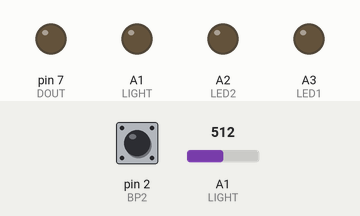
Simulated run of this sketch. Board: Arduino Nano, built with avr-gcc and run on an emulated ATmega328P. Parts: output pins drawn as LEDs (lit = HIGH). The test bench sets the inputs (shaded band); at power-on: pin 2 (BP2) HIGH, A1 (LIGHT) = 512.

Above: at 1.2 s.
1.3 s: pin 2 (BP2) pulled LOW for 0.15 s
At 2.31 s:
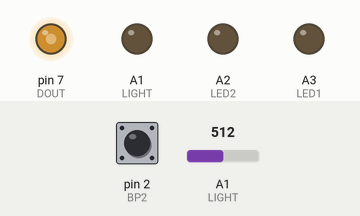
At 2.7 s:
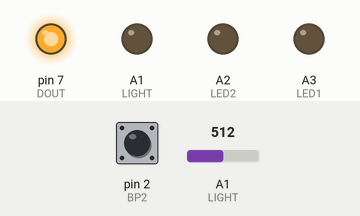
4.3 s: pin 2 (BP2) pulled LOW for 1 s
At 5.1 s:
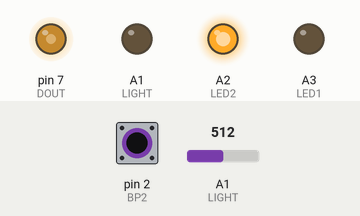
Timing chart, 0 to 7.3 s (numbered marks = the images above; inputs shaded):
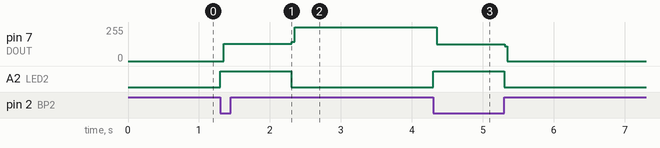

Measured:
- after the input at 1.3 s, pin 7 (DOUT): 0/255 → 128/255 after 0.05 s, → 255/255 0.96 s later; A2 (LED2): LOW → HIGH at once, → LOW 1.0 s later
- after the input at 4.3 s, pin 7 (DOUT): 255/255 → 127/255 after 0.05 s, → 0/255 0.96 s later; A2 (LED2): LOW → HIGH at once, → LOW 1.0 s later

The sketch:

partielT2.ino
```cpp
//-----------------------------------------------------------------------
//
//    DUT GEII TOULON Semestre 2 Info Embarquée
//
//    Partiel TP fin S2
//
//-----------------------------------------------------------------------

//-------------Nom des différentes broches de l'arduino Nano carte E&R S2
#define BP1 4
#define BP2 2
#define DOUT 7
#define LIGHT A1
#define LED2 A2
#define LED1 A3
//-------------Nombre d'échantillons de mesure
#define NbEch 500

//-------------Déclaration des sous-programmes, la définition des sous programmes et à la fin ...
void interBP2();

//-------------Déclaration des variables globales
bool flagTransfert = 0, flagMesure = 0;
unsigned int numEchantillon = 0;
unsigned int mesures[NbEch]; // tableau des mesures

//-------------Programme SETUP lancé au démarrage

void setup() {
  Serial.begin(9600);
  pinMode(LED1, OUTPUT);
  pinMode(LED2, OUTPUT);
  pinMode(LIGHT, OUTPUT);
  pinMode(DOUT, OUTPUT);
  digitalWrite(DOUT, 0);
  // configuration des broches des boutons poussoirs
  pinMode(BP1, INPUT_PULLUP);
  pinMode(BP2, INPUT_PULLUP);
  // configuration convertisseur N/A
  analogReference(DEFAULT);

  // configuration interruption BP2
  attachInterrupt(digitalPinToInterrupt(BP2), interBP2, FALLING);

  // préconfiguration Timer1 pour interruption toutes les 2ms
  TCCR1A = 0; //Timer en mode normal(sa bouge pas)
  TCCR1B = 1;
  TIMSK1 = 0; // Its a chaque debordement
  TCNT1 = 33536;
  sei();


}

//-------------Programme LOOP lancé après le SETUP et en boucle

void loop() {
  if (flagMesure == 1) {
    digitalWrite(LED2, LOW);
    flagMesure = 0;
  }


}

//-------------Définition des sous programmes
void interBP2() { // S/P interruption BP2
  digitalWrite(LED2, HIGH);
  TIMSK1 = 1;
}

ISR(TIMER1_OVF_vect) // Fct It sur débordement Timer1
{
  static bool etatDout;
  TCNT1 = 33536;
  numEchantillon = numEchantillon + 1;
  etatDout = !etatDout;
  digitalWrite(DOUT, etatDout);
  mesures[numEchantillon] =  analogRead(LIGHT);
  if (numEchantillon > NbEch)
  {
    numEchantillon = 0;
    TIMSK1 = 0;
    flagMesure = 1;
  }
}
```
